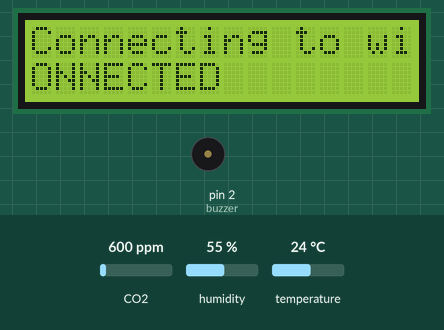
Recording of a sketch running on a simulated Arduino Uno, built with avr-gcc and run on an emulated ATmega328P. Parts: 16×2 character LCD, buzzer (waves = sounding). The inputs (shaded band) are chosen by the test bench; at power-on: CO2 600 ppm, humidity 55 %, temperature 24 °C. The modem accepts every AT command (registered, SIM ready, sends succeed) and sends nothing else; what the sketch prints to the serial monitor is not drawn.

Above: at 1.1 s.
At 2.2 s:
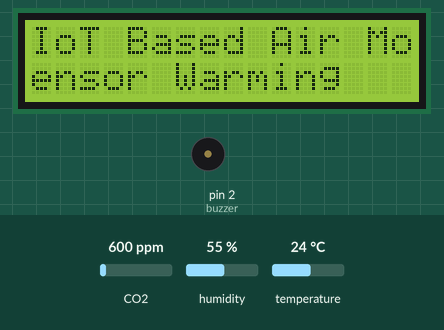
4.4 s: CO2 set to 960 ppm
At 17.8 s:
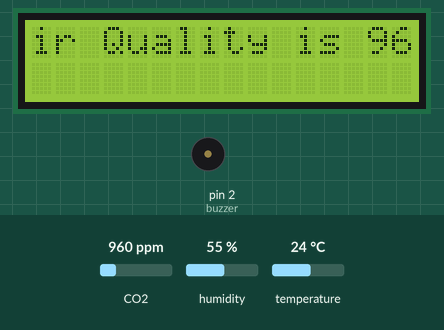
18.4 s: CO2 set to 1026 ppm
At 41.7 s:
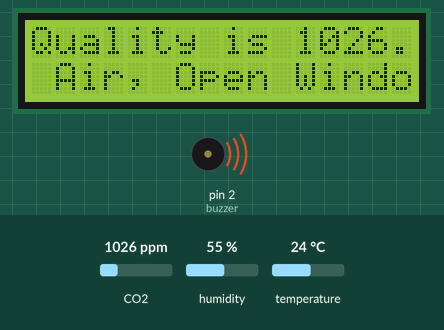
Timing chart, 0 to 42.0 s (numbered marks = the images above; inputs shaded):
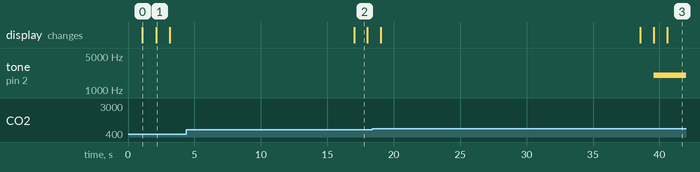

Measured:
- the behaviour switches between 1000 and 1001 ppm on CO2 (found by bisection; images 2 and 3)
- after the input at 18.4 s, tone on pin 2 (buzzer): silent → 2000 Hz after 21.2 s
- what the display in image 0 shows lasts 1.0 s, from 1.1 s to 2.1 s
- what the display in image 1 shows lasts 1.0 s, from 2.1 s to 3.1 s

The sketch:

IoT_based_Air_pollution_monitoring_code.ino
```cpp
#include <MQ135.h>
#include <DHT.h>
#include <ThingSpeak.h>
#include <SoftwareSerial.h>
#include <LiquidCrystal.h>
#define TYPE DHT21
#define PIN  3
#define RX 11
#define TX 10
String AP = "Topper";       // AP NAME
String PASS = "seeksmee"; // AP PASSWORD
String API = "Z9HVU6BY133YHCSS";   // Write API KEY
String field = "field1";
int countTrueCommand;
int countTimeCommand;
boolean found = false;
float valSensor_hum;
float valSensor_temp;
float air_quality;
const int buzzer = 2;
const int sensorPin= 0;
long writingTimer = 17;
long startTime = 0;
long waitTime = 0;

boolean relay1_st = false;
boolean relay2_st = false;
boolean error;
SoftwareSerial esp8266(RX,TX);
// object initialization
DHT dht(PIN, TYPE,21);
const int rs = 9, en = 8, d4 = 4, d5 = 5, d6 = 6, d7 = 7;
LiquidCrystal lcd(rs, en, d4, d5, d6, d7);

void sendCommand(String command, int maxTime, char readReplay[])
{
  Serial.print(countTrueCommand);
  Serial.print(". at command => ");
  Serial.print(command);
  Serial.print(" ");
  while (countTimeCommand < (maxTime * 1))
  {
    esp8266.println(command);//at+cipsend
    if (esp8266.find(readReplay)) //ok
    {
      found = true;
      break;
    }
    countTimeCommand++;
  }
  if (found == true)
  {
    Serial.println("OYI");
    countTrueCommand++;
    countTimeCommand = 0;
  }
  if (found == false)
  {
    Serial.println("Fail");
    countTrueCommand = 0;
    countTimeCommand = 0;
  }
  found = false;
}
void setup() {
  Serial.begin(9600);
  esp8266.begin(115200);
   dht.begin();
  startTime = millis();
  sendCommand("AT",5,"OK");
  sendCommand("AT+CWMODE=1",5,"OK");
  lcd.begin(16,2);
  lcd.setCursor (0,0);
  lcd.print (" Connecting to wifi .... ");
  lcd.scrollDisplayLeft();
  delay(1000);
  sendCommand("AT+CWJAP=\""+ AP +"\",\""+ PASS +"\"",20,"OK");\
  lcd.setCursor (0,1);
  lcd.print ("CONNECTED ");
  delay(1000);
  pinMode(en, OUTPUT);
  lcd.begin(16,2);
  lcd.setCursor (0,0);
  lcd.print (" IoT Based Air Monitoring System ");
  lcd.scrollDisplayLeft();
  lcd.setCursor (0,1);
  lcd.print ("Sensor Warming ");
  delay(1000);
  pinMode(sensorPin, INPUT);
  pinMode(buzzer, OUTPUT);
  lcd.clear();
}


void loop() {
waitTime = millis()-startTime;
// Serial.println(waitTime);
// Serial.println(writingTimer);

if (waitTime > (writingTimer*1000))
  {
    readSensors_writeThingSpeak();
    startTime = millis();

  }
}

void readSensors_writeThingSpeak(void)
{
  MQ135 gasSensor = MQ135(A3);
  float air_quality = gasSensor.getPPM();
  Serial.println(air_quality);
  float valSensor_temp = dht.readTemperature();
  Serial.println(valSensor_temp);
  float valSensor_hum = dht.readHumidity();
  Serial.println(valSensor_hum);

  // Write LCD Crystal Display
   lcd.setCursor (0, 0);
   lcd.print ("Air Quality is ");
   lcd.print (air_quality);
   lcd.print (" PPM ");
   lcd.scrollDisplayLeft();
   delay(1000);
   lcd.setCursor (0,1);
   if (air_quality<=1000)
     {
   lcd.print("Fresh Air");
   noTone(buzzer);
   delay(1000);
     }
   else if( air_quality>=1000 && air_quality<=2000 )
    {
    lcd.print("Poor Air, Open Windows");
    tone(buzzer, 2000);
    delay(1000);
    }
    else if (air_quality>=2000 )
    {
    lcd.print("Danger! Move to Fresh Air");
    tone(buzzer, 3000);
    delay(1000);
    }
    lcd.scrollDisplayLeft();
    delay(1000);

// write ThingSpeak

    startThingSpeakCmd();
    String getStr = "GET /update?api_key=";
    getStr += API;
    getStr +="&field1=";
    getStr += String(air_quality);
    getStr +="&field2=";
    getStr += String(valSensor_temp);
    getStr +="&field3=";
    getStr += String(valSensor_hum);
    getStr += "\r\n\r\n\r\n";
    GetThingspeakcmd(getStr);

}

void startThingSpeakCmd()
    {
      esp8266.flush();
      String cmd = "AT+CIPSTART=\"TCP\",\"";
      cmd += "184.106.153.149"; // api.thingspeak.com IP address
      cmd += "\",80";
      esp8266.println(cmd);
      Serial.print("Start Commands: ");
      Serial.println(cmd);

      if(esp8266.find("Error"))
      {
        Serial.println("AT+CIPSTART error");
        return;
      }
    }

    String GetThingspeakcmd(String getStr)
    {
      String cmd = "AT+CIPSEND=";
      cmd += String(getStr.length());
      esp8266.println(cmd);
      Serial.println(cmd);

        esp8266.print(getStr);
        Serial.println(getStr);
        delay(500);
        String messageBody = "";
        while (esp8266.available())
        {
          String line = esp8266.readStringUntil('\n');
          if (line.length() == 1)
          {
            messageBody = esp8266.readStringUntil('\n');
          }
        }
        Serial.print("MessageBody received: ");
        Serial.println(messageBody);
        return messageBody;
    }
```
